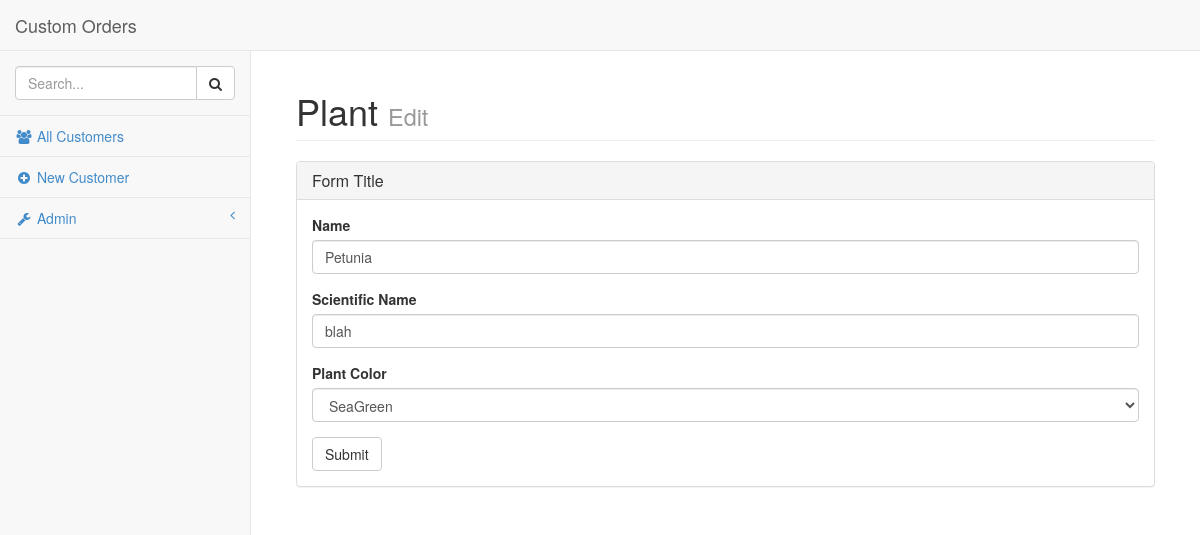
The app's page /editplant.php?PlantID=1 with its own data.
### tables this page shows
CREATE TABLE IF NOT EXISTS `Plant` (
  `PlantID` mediumint(9) NOT NULL AUTO_INCREMENT,
  `ScientificName` varchar(30) NOT NULL,
  `Color` varchar(15) NOT NULL,
  `Picture` varchar(30) DEFAULT NULL,
  `CommonName` varchar(30) NOT NULL,
  PRIMARY KEY (`PlantID`)
);

### inc/sql_queries.php (called while the page is built, shortened)
<?php
require_once("global.php");
function openconnection() {
	global $db_host;
	global $db_user;
	global $db_pass;
	global $db_data;
    $connection = new mysqli($db_host, $db_user, $db_pass, $db_data);
    return $connection;
}
function get_plant($plant_id)
{
	if ($con = openconnection())
	{
		if ($query = $con->prepare("SELECT * FROM Plant
			WHERE PlantID = ?"))
		{
			$query->bind_param("i", $plant_id);
			$query->execute();
		}
		$response = $query->get_result();
		while($row = $response->fetch_assoc())
			$result[] = $row;
		if(isset($result))
			return $result[0];
		else
			return NULL;
	}
}
?>

### editplant.php (the view, shortened to what this page needs)
<?php
	include("inc/sql_queries.php");
    $post = $_SERVER['REQUEST_METHOD'] == "POST";
    $new = !(isset($_REQUEST['PlantID']) && !empty($_REQUEST['PlantID']));
	if(isset($_REQUEST['PlantID']) && !empty($_REQUEST['PlantID'])) {
        $PlantID = $_REQUEST['PlantID'];
    }
    else {
        $PlantID = NULL;
    }
	if(isset($_REQUEST['ContainerID']) && !empty($_REQUEST['ContainerID'])) {
        $ContainerID = $_REQUEST['ContainerID'];
    }
    else {
        $ContainerID = NULL;
    }
    if(!$new && !$post) {
        $query = get_plant($PlantID);
        $data = $_REQUEST + $query;
    }
    else {
        $data = $_REQUEST;
    }
    function validate_submit() {
        $valid = False;
        return $valid;
    }
    function echo_data($formitem) {
        global $data;
        if(isset($data[$formitem]) && !empty($data[$formitem])) {
            echo $data[$formitem];
        }
    }
	include("templates/header.php");
    if(validate_submit()):
        update_database();
 ?>
<div class="panel panel-default">
    <div class="panel-heading">
        <h3 class="panel-title"><?php echo "Successfully " . ($new ? "Created" : "Updated") . "!" ; ?></h3>
    </div>
    <div class="panel-body">
		<?php if($ContainerID != NULL): ?>
        <p>Plant has been Created and Added to Container</p>
        <span class="btn-group"><a href='editcontainer.php?ContainerID=<?php echo $ContainerID; ?>' class="btn btn-default">Return to Container</a><a href='editplant.php?ContainerID=<?php echo $ContainerID; ?>' class="btn btn-default">Add Another Plant to Container</a></span>
		<?php else: ?>
        <p>Plant has been Created</p>
        <a href='javascript:window.location.href=window.location.href' class="btn btn-default">Add Another New Plant</a>
		<?php endif; ?>
    </div>
</div>
<?php
    else:
 ?>
<div class="panel panel-default">
    <div class="panel-heading">
        <h3 class="panel-title">Form Title</h3>
    </div>
    <div class="panel-body">
        <form method="POST">
          <div class="form-group">
            <label for="CommonName">Name</label>
            <input name="CommonName" type="text" class="form-control"placeholder="" value="<?php echo_data("CommonName");?>">
          </div>
          <div class="form-group">
            <label for="ScientificName">Scientific Name</label>
            <input name="ScientificName" type="text" class="form-control"placeholder="" value="<?php echo_data("ScientificName");?>">
          </div>
		  		  <div class="form-group">
            <label for="Color">Plant Color</label>
		    <select name="Color" class="form-control">
<option style='background-color: #2E8B57; color: white' value='SeaGreen'<?php echo isset($data['Color']) && $data['Color'] == 'SeaGreen' ? ' selected' : '';?>>SeaGreen</option>
			  </select>
          </div>
          <button type="submit" class="btn btn-default">Submit</button>
        </form>
    </div>
</div>
<?php
    endif;
	include("templates/footer.php");
?>

### css/sb-admin-2.css (style rules this page uses)
body { background-color: #f8f8f8; }

### records on screen
plant: CommonName "Petunia", ScientificName "blah", Color "SeaGreen"

### other values on screen
$website_name "Custom Orders"
$page_title "Plant"
$page_subtitle "Edit"
